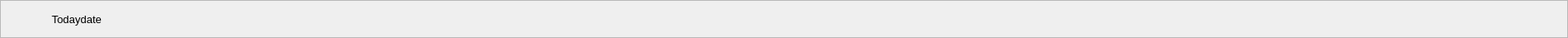
    <widget class="QFrame" name="maintoolbar_fm">
     <property name="geometry">
      <rect>
       <x>0</x>
       <y>0</y>
       <width>1881</width>
       <height>35</height>
      </rect>
     </property>
     <property name="sizePolicy">
      <sizepolicy hsizetype="Expanding" vsizetype="Expanding">
       <horstretch>0</horstretch>
       <verstretch>0</verstretch>
      </sizepolicy>
     </property>
     <property name="layoutDirection">
      <enum>Qt::RightToLeft</enum>
     </property>
     <property name="styleSheet">
      <string notr="true">background-color: &quot;#116466&quot;;</string>
     </property>
     <property name="frameShape">
      <enum>QFrame::StyledPanel</enum>
     </property>
     <property name="frameShadow">
      <enum>QFrame::Raised</enum>
     </property>
     <layout class="QHBoxLayout" name="horizontalLayout">
      <item>
       <widget class="QPushButton" name="main_exit2_btn">
        <property name="focusPolicy">
         <enum>Qt::NoFocus</enum>
        </property>
        <property name="styleSheet">
         <string notr="true"/>
        </property>
        <property name="text">
         <string/>
        </property>
        <property name="icon">
         <iconset>
          <normaloff>icons/exit.png</normaloff>icons/exit.png</iconset>
        </property>
        <property name="flat">
         <bool>true</bool>
        </property>
       </widget>
      </item>
      <item>
       <widget class="QPushButton" name="minim2_btn">
        <property name="focusPolicy">
         <enum>Qt::NoFocus</enum>
        </property>
        <property name="styleSheet">
         <string notr="true"/>
        </property>
        <property name="text">
         <string/>
        </property>
        <property name="icon">
         <iconset>
          <normaloff>icons/minimize.png</normaloff>icons/minimize.png</iconset>
        </property>
        <property name="flat">
         <bool>true</bool>
        </property>
       </widget>
      </item>
      <item>
       <spacer name="horizontalSpacer">
        <property name="orientation">
         <enum>Qt::Horizontal</enum>
        </property>
        <property name="sizeHint" stdset="0">
         <size>
          <width>900</width>
          <height>8</height>
         </size>
        </property>
       </spacer>
      </item>
      <item>
       <widget class="QLabel" name="title_date">
        <property name="font">
         <font>
          <pointsize>10</pointsize>
          <italic>false</italic>
         </font>
        </property>
        <property name="styleSheet">
         <string notr="true">color:  &quot;#2c3531&quot;;</string>
        </property>
        <property name="text">
         <string>Todaydate</string>
        </property>
       </widget>
      </item>
      <item>
       <spacer name="horizontalSpacer_3">
        <property name="orientation">
         <enum>Qt::Horizontal</enum>
        </property>
        <property name="sizeType">
         <enum>QSizePolicy::Fixed</enum>
        </property>
        <property name="sizeHint" stdset="0">
         <size>
          <width>50</width>
          <height>17</height>
         </size>
        </property>
       </spacer>
      </item>
     </layout>
    </widget>
